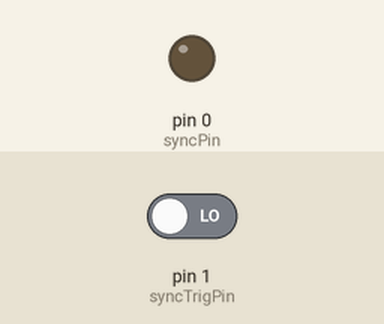
Simulated run of this sketch. Board: Teensy 4. Parts: output pins drawn as LEDs (lit = HIGH). Inputs (shaded band) come from the test bench; at power-on: pin 1 (syncTrigPin) LOW.

Above: at 1.2 s.
1.3 s: pin 1 (syncTrigPin) driven HIGH
At 1.9 s:
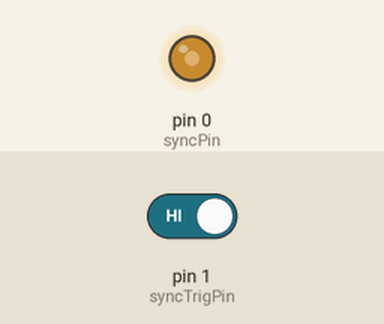
2.8 s: pin 1 (syncTrigPin) driven LOW
At 3.2 s:
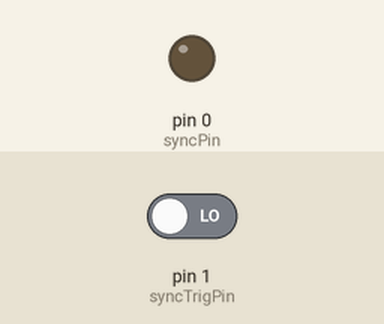
Timing chart, 0 to 5.8 s (numbered marks = the images above; inputs shaded):
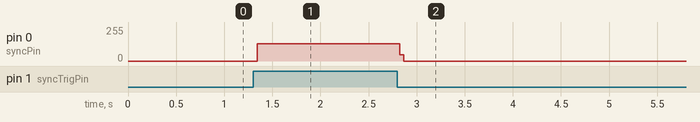

The sketch:

DigTrigFast_intervalTimer_HSCam.ino
```cpp
// Trigger signal for High-speed camera

IntervalTimer pulseTimer;

const int syncPin = 0;
const int syncTrigPin = 1;
//elapsedMicros sinceOnsetTest;
elapsedMicros pulseDuration;
//bool syncOn = true; //true

void setup() {
  pinMode(syncPin, OUTPUT);
  pinMode(syncTrigPin, INPUT);
  digitalWrite(syncPin, LOW);
  pulseTimer.begin(SendPulse, 2000); // pulse avery 2ms
}

void loop() {
}

void SendPulse() {
  if (digitalReadFast(syncTrigPin) == HIGH) {
    pulseDuration=0;
    while (pulseDuration < 1000) {
      digitalWriteFast(syncPin, HIGH);
    }
    digitalWriteFast(syncPin, LOW);
  }
}
```

Measured:
- after the input at 1.3 s, pin 0 (syncPin): 0/255 → 131/255 after 0.05 s
- after the input at 2.8 s, pin 0 (syncPin): 131/255 → 0/255 at once
